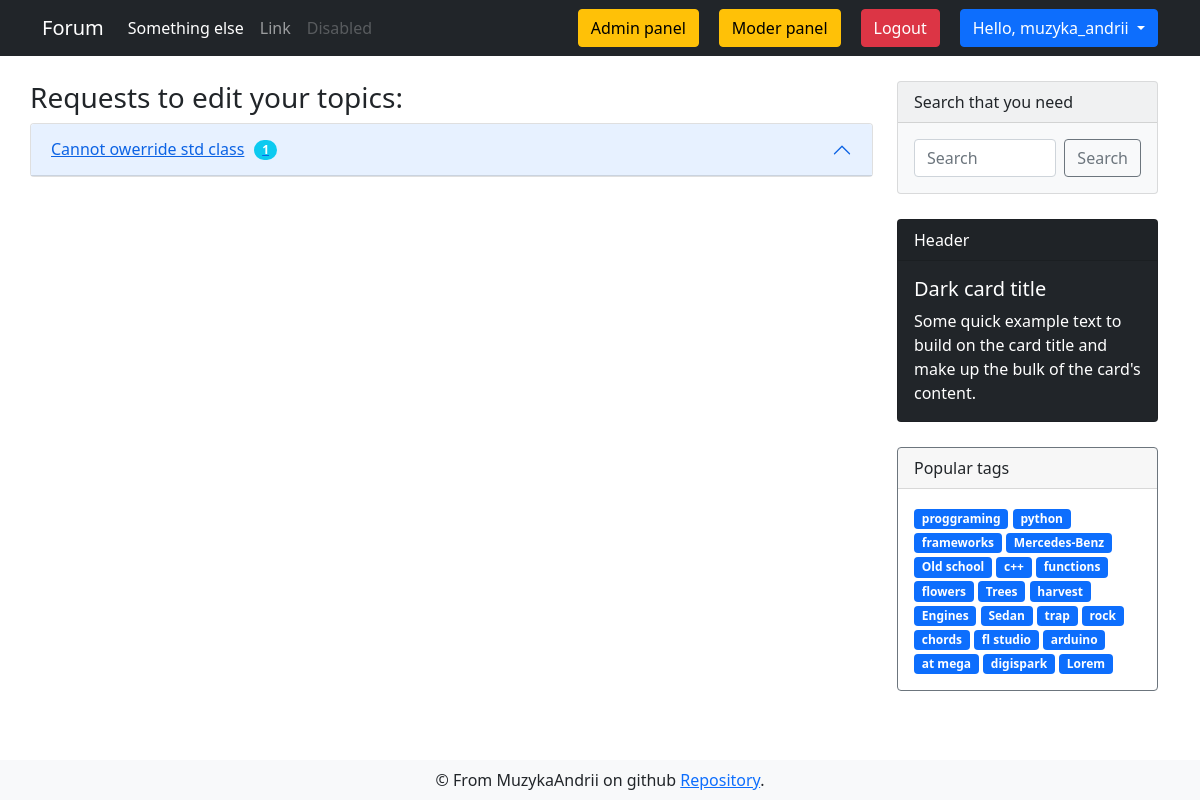
The page /user/edit_requests (signed in) on the database as committed earlier.
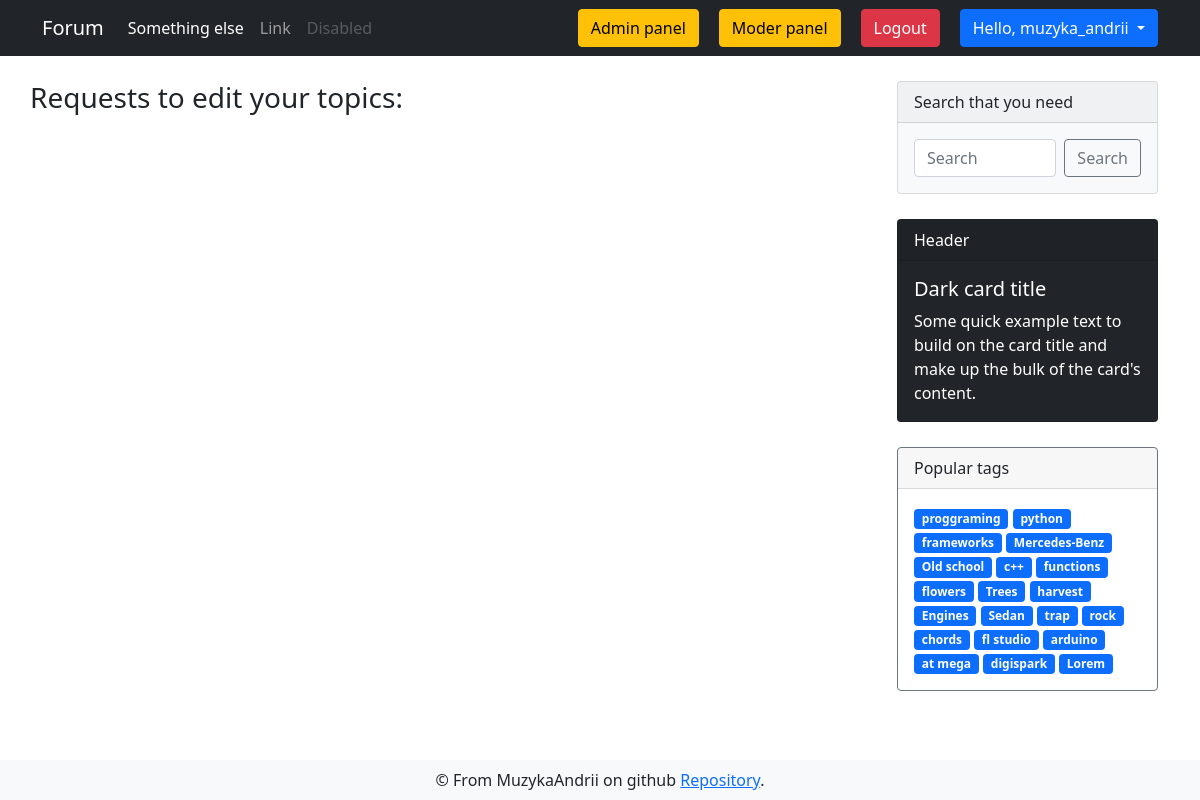
The same page on the database as committed later.
### app/models.py (models this page shows, shortened)
class DbMixin(object):
    def save(self):
        db.session.add(self)
        db.session.commit()

class Discussion(DbMixin, db.Model):
    id = db.Column(db.Integer, primary_key = True, autoincrement=True)
    theme = db.Column(db.String, unique=True, nullable=False)
    text = db.Column(db.Text, unique=True, nullable=False)
    theme_id = db.Column(db.Integer, db.ForeignKey('theme.id'), nullable=False)
    tags = db.relationship('Tag', secondary=discussion_tags, backref=db.backref('discussions', lazy='dynamic'))
    comments = db.relationship('Comment', backref='parent_discussion', lazy='dynamic')
    creator_id = db.Column(db.Integer, db.ForeignKey('user.id'), nullable=False)
    edit_requests = db.relationship('Edit_request', backref='target_discussion', lazy='dynamic')
    def get_count_of_non_validated_requests(self):
        return self.edit_requests.filter(Edit_request.is_validated==None).count()
    def build_url(self):
        theme = self.parent_theme
        section_slug = theme.parent_section.slug
        return section_slug, theme.slug

class Tag(DbMixin, db.Model):
    id = db.Column(db.Integer, primary_key = True, autoincrement=True)
    name = db.Column(db.String(50), unique=True, nullable=False)
    slug = db.Column(db.String(100), unique=True, nullable=False)
    section_id = db.Column(db.Integer, db.ForeignKey('section.id'), nullable=False)

### app/views.py (the view)
@app.route('/user/edit_requests')
@login_required
def edit_requests_index():
    discussions = current_user.created_discussions.filter(Discussion.edit_requests.any(Edit_request.is_validated==None)).all()
    return render_template('forum/edit/edit_requests.html', tags=get_tags(), discussions=discussions)

### app/models.py (called while the page is built)
@login.user_loader
def user_loader(user_id):
    return User.query.get(int(user_id))

    def update_last_seen(self):
        self.last_seen = dt.now()
        self.save()

    def has_role(self, role):
        for r in self.roles:
            if r.name == role:
                return True
        return False

### app/views.py (called while the page is built)
@app.before_request
def update_last_seen():
    if current_user.is_authenticated:
        current_user.update_last_seen()

@app.before_request
@cache.cached(timeout=60)
def check_banned():
    if current_user.is_authenticated and current_user.is_banned == True:
        ban_reason = current_user.ban_reason
        logout_user()
        return render_template('alerts/banned.html', reason=ban_reason)

@cache.cached(timeout=600, key_prefix='tags')
def get_tags():
    return Tag.query.limit(25).all()

### app/templates/forum/edit/edit_requests.html (shortened to what this page needs)
{% extends "layouts/base.html" %}
{% block content %}
<div class="container">
    <div class="row">
        <div style="margin: 25px 0;" class="list-group col-md-9">
            <h3>Requests to edit your topics: </h3>
            <div class="accordion" id="accordionExample">
                {% for discussion in discussions %}
                <div class="accordion-item">
                    <h2 class="accordion-header" id="headingOne">
                        {% set section_slug, theme_slug = discussion.build_url() %}
                        <a href="{{ url_for('discussion', section_slug=section_slug, theme_slug=theme_slug, discussion_id=discussion.id) }}" class="accordion-button" type="button" data-bs-toggle="collapse"
                            data-bs-target="#collapse{{discussion.id}}" aria-expanded="true" aria-controls="collapseOne">
                            {{ discussion.theme }}
                            <span style="margin-left: 10px;" class="badge rounded-pill bg-info text-white">{{ discussion.get_count_of_non_validated_requests() }}</span>
                    </a>
                    </h2>
                </div>
                {% endfor %}
            </div>
        </div>
        {% include 'layouts/sidebar.html' %}
    </div>
</div>
{% endblock %}

### app/templates/layouts/sidebar.html
<div class="sidebar col-md-3">
    <div class="card text-dark bg-light mb-3" style="max-width: 18rem;">
        <div class="card-header">Search that you need</div>
        <form method="GET" action="{{ url_for('search') }}" class="card-body d-flex">
            <input name="search_query" value="{{ request.args.get('search_query', '') }}" class="form-control me-2" type="text" placeholder="Search" aria-label="Search">
            <button class="btn btn-outline-secondary" type="submit">Search</button>
        </form>
    </div>
    <div class="card text-white bg-dark mb-3" style="max-width: 18rem;">
        <div class="card-header">Header</div>
        <div class="card-body">
            <h5 class="card-title">Dark card title</h5>
            <p class="card-text">Some quick example text to build on the card title and make up the bulk of the
                card's content.</p>
        </div>
    </div>
    <div class="card border-secondary mb-3" style="max-width: 18rem;">
        <div class="card-header">Popular tags</div>
        <div class="card-body text-secondary">
            {% for tag in tags %}
            <a href="{{ url_for('tags_discussions', tag_slug=tag.slug) }}" class="tag badge bg-primary">{{ tag.name }}</a>
            {% endfor %}
        </div>
    </div>
</div>

Rows that differ between the two databases and show on the page:
no longer on this page (row edited): Discussion: theme "Cannot owerride std class", get_count_of_non_validated_requests "1"
